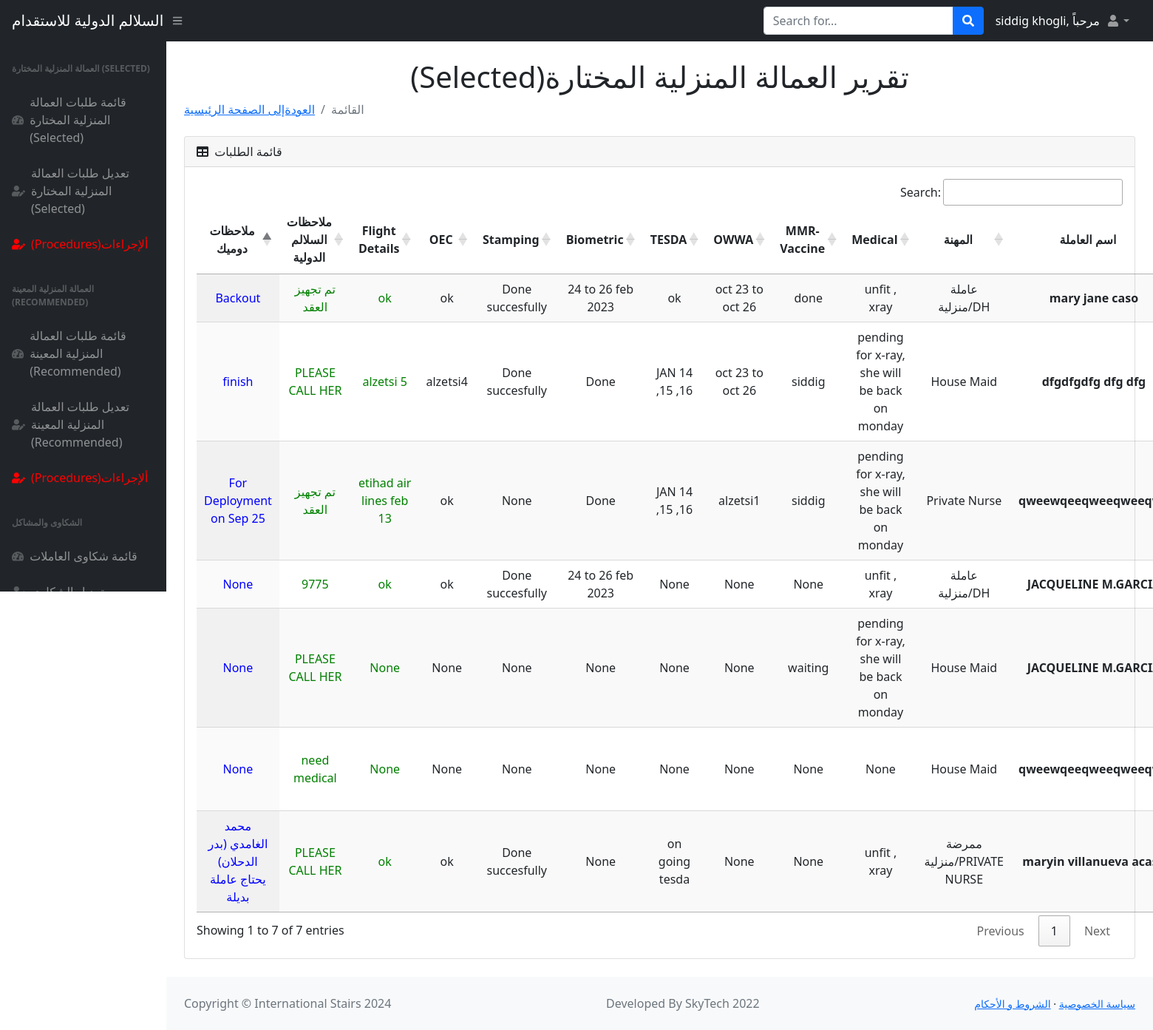
/tables (signed in), run on an earlier commit of the app's database.
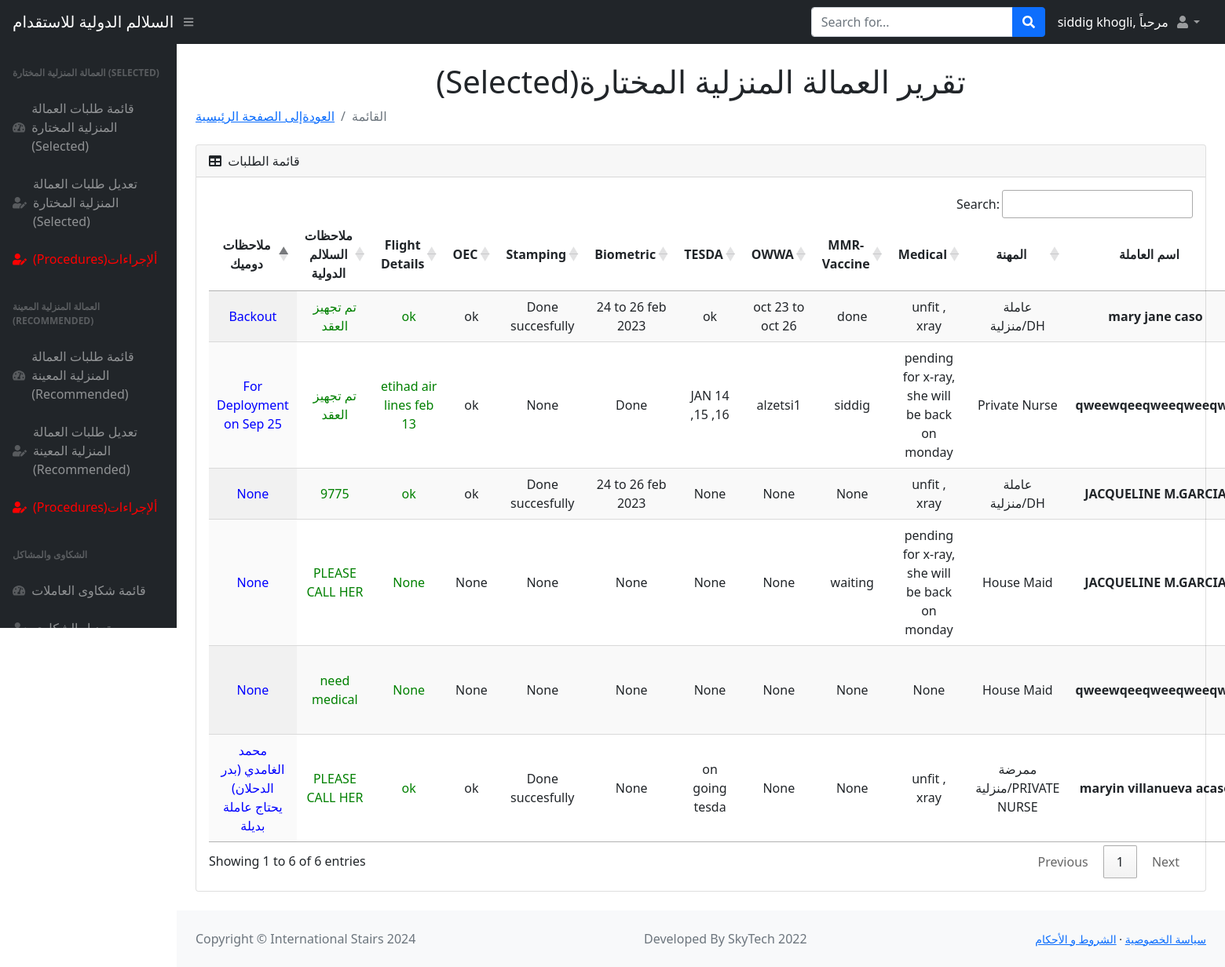
And on a later commit of the database.
### main.py (models this page shows)
class Users(db.Model):
    __tablename__ = "users"
    id = db.Column(db.Integer, primary_key=True)
    name = db.Column(db.String(250), nullable=False)
    nid_or_iqama = db.Column(db.BIGINT, nullable=False)
    contact_No = db.Column(db.BIGINT, nullable=False)
    visa = db.Column(db.BIGINT, nullable=False)
    request_date = db.Column(db.Date, nullable=False)
    worker_name = db.Column(db.String(250), nullable=False)
    type = db.Column(db.String(250), nullable=False)
    agency = db.Column(db.String(250), nullable=False)
    selected_or_recommended = db.Column(db.String(250), nullable=False)
    musaned = db.Column(db.String(250), nullable=False)
    embassy_contract = db.Column(db.String(250), nullable=False)
    shipment_date = db.Column(db.Date, nullable=False)
    medical = db.Column(db.String(500), nullable=True)
    mmr_vaccine = db.Column(db.String(500), nullable=True)
    owwa = db.Column(db.String(500), nullable=True)
    tesda = db.Column(db.String(500), nullable=True)
    biometric = db.Column(db.String(500), nullable=True)
    stamping = db.Column(db.String(500), nullable=True)
    oec = db.Column(db.String(500), nullable=True)
    ticket = db.Column(db.String(500), nullable=True)
    deployment_date = db.Column(db.String(500), nullable=True)  # Salalim Remarks
    status = db.Column(db.String(1000), nullable=True)

### main.py (the view)
@app.route("/tables")
def tables():
    added_users = Users.query.all()
    return render_template("tables.html", users=added_users, name=current_user.name, logged_in=True)

### main.py (called while the page is built)
@login_manager.user_loader
def load_user(user_id):
    return User.query.get(int(user_id))

### templates/tables.html (shortened to what the changed rows need)
<!DOCTYPE html>
<html lang="en">
    <head>
        <link href="https://cdn.jsdelivr.net/npm/simple-datatables@latest/dist/style.css" rel="stylesheet" />
        <link href="static/css/styles.css" rel="stylesheet" />
        <link href="https://cdn.datatables.net/1.11.3/css/jquery.dataTables.min.css" rel="stylesheet" />
        <link href="https://cdn.datatables.net/buttons/2.1.0/css/buttons.dataTables.min.css" rel="stylesheet" />
    </head>
    <body class="sb-nav-fixed">
       <div id="layoutSidenav">
               <div id="layoutSidenav_content">
                <main>
                    <div class="container-fluid px-4">
                        <h1 class="mt-4" style="text-align:center"> (Selected)تقرير العمالة المنزلية المختارة  </h1>
                        <div class="card mb-4">
                            <div class="card-header">
                                <i class="fas fa-table me-1"></i>
                                قائمة الطلبات
                            </div>
                            <div class="card-body">
                                <table id="datatablesSimple" class="display">
                                    <thead>
                                        <tr>
                                              <th style="text-align:center;">ملاحظات دوميك</th>
                                            <th style="text-align:center;">ملاحظات السلالم الدولية</th>
                                            <th style="text-align:center;">Flight Details</th>
                                             <th style="text-align:center;">OEC</th>
                                             <th style="text-align:center;">Stamping</th>
                                             <th style="text-align:center;">Biometric</th>
                                             <th style="text-align:center;">TESDA</th>
                                            <th style="text-align:center;">OWWA</th>
                                            <th style="text-align:center;">MMR-Vaccine</th>
                                            <th style="text-align:center;">Medical</th>
                                            <th style="text-align:center;">المهنة</th>
                                            <th style="text-align:center;">اسم العاملة</th>
                                        </tr>
                                    </thead>
                                    <tbody>
                                    {% for user in users %}
                                        <tr>
                                           <td style="text-align:center; color:blue;">{{user.status}}</td>
                                              <td style="text-align:center; color:green;">{{user.deployment_date}}</td>
                                              <td style="text-align:center; color:green;">{{user.ticket}}</td>
                                               <td style="text-align:center;">{{user.oec}}</td>
                                            <td style="text-align:center;">{{user.stamping}}</td>
                                            <td style="text-align:center;">{{user.biometric}} </td>
                                            <td style="text-align:center;">{{user.tesda}}</td>
                                            <td style="text-align:center;">{{user.owwa}}</td>
                                            <td style="text-align:center;">{{user.mmr_vaccine}}</td>
                                             <td style="text-align:center;">{{user.medical}}</td>
                                            <td style="text-align:center;">{{user.type}}</td>
                                             <td style="text-align:center;"><b>{{user.worker_name}}</b></td>
                                {%endfor%}
                                    </tbody>
                                </table>
                            </div>
                        </div>
                    </div>
                </main>
            </div>
        </div>
    </body>
</html>

What changed in the data, as far as the page shows it:
removed Users: status "finish", deployment_date "PLEASE CALL HER", ticket "alzetsi 5", oec "alzetsi4", stamping "Done succesfully", biometric "Done", tesda "JAN 14 ,15 ,16", owwa "oct 23 to oct 26", mmr_vaccine "siddig", medical "pending for x-ray, she will be back on monday", type "House Maid", worker_name "dfgdfgdfg dfg dfg"
Also different on the page:
text written by a page script: "Search: Showing 1 to 7 of 7 entries Previous 1 Next" → "Search: Showing 1 to 6 of 6 entries Previous 1 Next"
